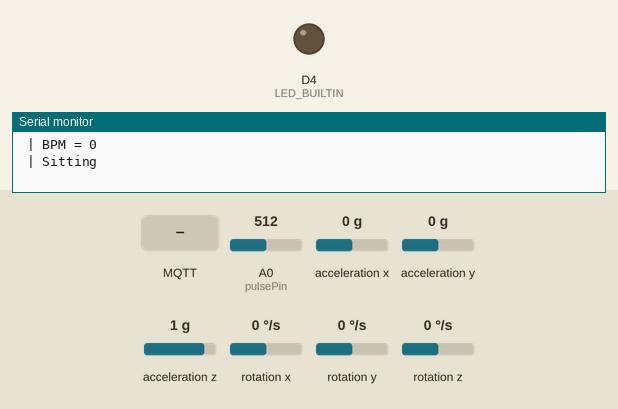
This sketch was run on a simulated ESP8266 (NodeMCU). Shown: output pins drawn as LEDs (lit = HIGH, except the on-board LED, lit = LOW), the last lines printed to the serial monitor. Wiring (inferred from the names in the program): MPU-6050 motion sensor at I2C address 0x68. Inputs (shaded band) come from the test bench; at power-on: acceleration z 1 g, A0 (pulsePin) = 512, acceleration x 0 g, acceleration y 0 g, rotation x 0 °/s, rotation y 0 °/s, rotation z 0 °/s. WiFi joins after 1.5 s; servers stay silent unless stated; no MQTT or app messages arrive unless stated.

Above: at 2.7 s.
2.8 s: acceleration z set to -1.4 g
At 6.9 s:
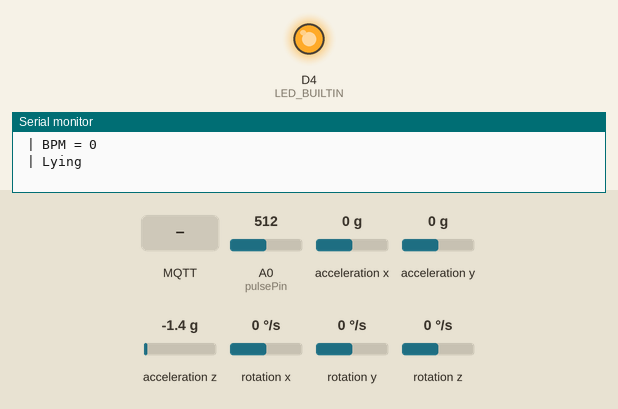
13.1 s: MQTT message "h" arrives on the first subscribed topic
18.1 s: MQTT message "1" arrives on the first subscribed topic
23.2 s: acceleration z set to 0 g
33.3 s: MQTT message "on" arrives on the first subscribed topic
Timing chart, 0 to 38.3 s (numbered marks = the images above; inputs shaded):
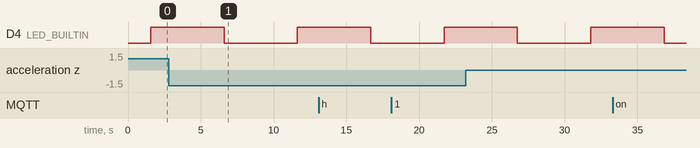

The sketch:

MQTT.ino
```cpp
#include <ESP8266WiFi.h>  // The library to use the functions of WiFi module esp8266
#define pulsePin A0
#include <Wire.h>         // I2C communication library.
#include <PubSubClient.h>


const char* ssid ="FinalYearProject";      // wifi ssid
const char* password ="lhs970228" ; //"lhs970228";         // wifi password
const char* mqttServer ="192.168.0.102";        // Raspberry IP address
const int mqttPort = 1883;
const char* mqttUser = "puchi";      //
const char* mqttPassword = "12345";  //


const int MPU_ADDR =      0x68; // The definition of the address of the sensor mpu6050 (0x68)

const int WHO_AM_I =      0x75; // Registration of identification of device.

const int PWR_MGMT_1 =    0x6B; // Record of configuration of the energy management

const int GYRO_CONFIG =   0x1B; // Registration of the gyroscope configuration

const int ACCEL_CONFIG =  0x1C; // The record of the accelerometer configuration

const int ACCEL_XOUT =    0x3B; // Record of reading of the X axis of the accelerometer


const int scl_pin = D5; // The definition of the SCL I2C pin.
const int sda_pin = D6; // The definition of the pin I2C SDA


bool led_state = false; //LED is off


// variables to store the raw data of the accelerometer

int16_t AcXR, AcYR, AcZR, TmpR, GyXR, GyYR, GyZR; //raw values

float AcX, AcY, AcZ, Tmp, GyX, GyY, GyZ; //Required values

const float accSen = -2.0 / 32768.0; //
const float gyroSen = -250.0 / 32768.0; //


int rate[10];

unsigned long sampleCounter = 0;

unsigned long lastBeatTime = 0;

unsigned long lastTime = 0, N;

int BPM = 0;

int IBI = 0;

int P = 512;

int T = 512;

int thresh = 512;

int amp = 100;

int Signal;

boolean Pulse = false;

boolean firstBeat = true;

boolean secondBeat = true;

boolean QS = false;


WiFiClient espClient;
PubSubClient client(espClient);


// function that configures the I2C with the desired pins

void initI2C()

{

  //Serial.println("---inside initI2C");

  Wire.begin(sda_pin, scl_pin);

}


//function that writes a given value into a given record

void writeRegMPU(int reg, int val)

{

  Wire.beginTransmission(MPU_ADDR);     // Initiates communication with the address of the mpu6050
  Wire.write(reg);                      // Send the record to "reg"

  Wire.write(val);                      // Writes the value in the register

  Wire.endTransmission(true);           // Ends the transmission

}


//Function that reads a given record

uint8_t readRegMPU(uint8_t reg)

{

  uint8_t data;

  Wire.beginTransmission(MPU_ADDR);     // initiates communication with the MPU6050 address

  Wire.write(reg);                      // sends the record to fegister

  Wire.endTransmission(false);          // ends transmission but continues with I2C open (sends STOP and START)

  Wire.requestFrom(MPU_ADDR, 1);        // configures to receive 1 byte from the record chosen above.

  data = Wire.read();                   // reads byte and saves in 'data'

  return data;                          //returns 'data'

}


//function that searches the sensor at address 0x68

void findMPU(int mpu_addr)

{

  Wire.beginTransmission(MPU_ADDR);

  int data = Wire.endTransmission(true);


  if(data == 0)

  {

    Serial.print("Device found at address: 0x");

    Serial.println(MPU_ADDR, HEX);

  }

  else

  {

    Serial.println("Device is not found!");

  }

}


//function that verifies whether the sensor responds and is active

void checkMPU(int mpu_addr)

{

  findMPU(MPU_ADDR);


  int data = readRegMPU(WHO_AM_I); // Register 117 – Who Am I - 0x75


  if(data == 104)

  {

    Serial.println("MPU6050 Device responded OK!");


    data = readRegMPU(PWR_MGMT_1); // Register 107 – Power Management 1-0x6B


    if(data == 64) Serial.println("MPU6050 in SLEEP mode! (64)");

    else Serial.println("MPU6050 in ACTIVE mode!");

  }

  else Serial.println("Check Device - MPU6050 NOT Available!");

}


//sensor initialization function

void initMPU()

{

  setSleepOff();

  setGyroScale();

  setAccelScale();

}


//Function to configure the sleep bit

void setSleepOff()

{

  writeRegMPU(PWR_MGMT_1, 0); // write 0 in the power management register (0x68), placing the sensor in ACTIVE mode

}


/* function to configure the gyro scales
 *  gyroscope scale register: 0x1B [4: 3]


    FS_SEL  Full Scale Range   Sensitivity

      0        ± 250 °/s      131 LSB/°/s

      1        ± 500 °/s      65.5 LSB/°/s

      2        ± 1000 °/s     32.8 LSB/°/s

      3        ± 2000 °/s     16.4 LSB/°/s

*/

void setGyroScale()

{

  writeRegMPU(GYRO_CONFIG, 0);

}


/* function to configure the accelerometer scales
 *  accelerometer scale record: 0x1C [4: 3]

Full Scale Range* LSB Sensitivity=32768

    AFS_SEL   Full Scale Range    Sensitivity

      0           ± 2g            16384 LSB/g

      1           ± 4g            8192 LSB/g

      2           ± 8g            4096 LSB/g

      3           ± 16g           2048 LSB/g

*/

void setAccelScale()

{

  writeRegMPU(ACCEL_CONFIG, 0);

}


/* The function that reads the data 'raw' (raw data) of the sensor
There are 14 bytes in total and they 2 bytes for each axis and 2 bytes to temperature:


  0x3B 59 ACCEL_XOUT[15:8]

  0x3C 60 ACCEL_XOUT[7:0]

  0x3D 61 ACCEL_YOUT[15:8]

  0x3E 62 ACCEL_YOUT[7:0]

  0x3F 63 ACCEL_ZOUT[15:8]

  0x40 64 ACCEL_ZOUT[7:0]


  0x41 65 TEMP_OUT[15:8]

  0x42 66 TEMP_OUT[7:0]


  0x43 67 GYRO_XOUT[15:8]

  0x44 68 GYRO_XOUT[7:0]

  0x45 69 GYRO_YOUT[15:8]

  0x46 70 GYRO_YOUT[7:0]

  0x47 71 GYRO_ZOUT[15:8]

  0x48 72 GYRO_ZOUT[7:0]


*/

void readRawMPU()

{

  Wire.beginTransmission(MPU_ADDR);       // initiates communication with the MPU6050 address

  Wire.write(ACCEL_XOUT);                       // sends the record with which to work, starting with record 0x3B (ACCEL_XOUT_H)

  Wire.endTransmission(false);            // ends transmission but continues with I2C open (sends STOP and START)

  Wire.requestFrom(MPU_ADDR, 14);         // configures to receive 14 bytes starting from the register chosen above (0x3B)


  AcXR = Wire.read() << 8;                 // reads the most significant byte first

  AcXR |= Wire.read();                     // then reads the least significant bit

  AcYR = Wire.read() << 8;

  AcYR |= Wire.read();

  AcZR = Wire.read() << 8;

  AcZR |= Wire.read();


  TmpR = Wire.read() << 8;

  TmpR |= Wire.read();


  GyXR = Wire.read() << 8;

  GyXR |= Wire.read();

  GyYR = Wire.read() << 8;

  GyYR |= Wire.read();

  GyZR = Wire.read() << 8;

  GyZR |= Wire.read();

AcX=AcXR*accSen;
AcY=AcYR*accSen;
AcZ=AcZR*accSen;
Tmp=TmpR/340.00+36.53;  //equation for temperature in degrees C from datasheet
GyX=GyXR*gyroSen;
GyY=GyYR*gyroSen;
GyZ=GyZR*gyroSen;

  Serial.print("AcX = "); Serial.print(AcX);

  Serial.print(" | AcY = "); Serial.print(AcY);

  Serial.print(" | AcZ = "); Serial.print(AcZ);

  Serial.print(" | Tmp = "); Serial.print(Tmp);

  Serial.print(" | GyX = "); Serial.print(GyX);

  Serial.print(" | GyY = "); Serial.print(GyY);

  Serial.print(" | GyZ = "); Serial.println(GyZ);

  Serial.print(" | BPM = "); Serial.println(BPM);

if(AcZ<=-0.58){

  Serial.print(" | Sitting\n");
  }
 else if (AcZ<=0.73){

  Serial.print(" | Standing\n");
  }
  else {
    if (BPM<100||BPM>60){

    Serial.print(" | Lying\n");
    }
    else {

    Serial.print(" | Fall\n");}
    }


  led_state = !led_state;

  digitalWrite(LED_BUILTIN, led_state);         // flashes the NodeMCU LED at each sensor reading

  delay(5000);

}


/*

 * function that connects the NodeMCU to the Wifi network
 * SSID and PASSWORD must be indicated in variables

 */

void callback(char* topic, byte* payload, unsigned int length) {

  Serial.print("Message arrived in topic: ");
  Serial.println(topic);

  Serial.print("Message:");
  for (int i = 0; i < length; i++) {
    Serial.print((char)payload[i]);
  }

  Serial.println();
  Serial.println("-----------------------");

}


void setup() {

  pinMode(LED_BUILTIN, OUTPUT);

  Serial.begin(115200);


WiFi.begin(ssid, password);

  while (WiFi.status() != WL_CONNECTED) {
    delay(500);
    Serial.println("Connecting to WiFi..");
  }
  Serial.println("Connected to the WiFi network");

  client.setServer(mqttServer, mqttPort);
  client.setCallback(callback);

  while (!client.connected()) {
    Serial.println("Connecting to MQTT...");

    if (client.connect("ESP8266Client", mqttUser, mqttPassword )) {

      Serial.println("connected");

    } else {

      Serial.print("failed with state \n");
      Serial.print(client.state());
      delay(2000);

    }

  Serial.println("\ Starting MPU6050 configuration \ n");

  initI2C();

  initMPU();

  checkMPU(MPU_ADDR);
}
}

void readPulse() {


  Signal = analogRead(pulsePin);

  sampleCounter += 2;

  int N = sampleCounter - lastBeatTime;


  detectSetHighLow();


  if (N > 250) {

    if ( (Signal > thresh) && (Pulse == false) && (N > (IBI / 5) * 3) )

      pulseDetected();

  }


  if (Signal < thresh && Pulse == true) {

    Pulse = false;

    amp = P - T;

    thresh = amp / 2 + T;

    P = thresh;

    T = thresh;

  }


  if (N > 2500) {

    thresh = 512;

    P = 512;

    T = 512;

    lastBeatTime = sampleCounter;

    firstBeat = true;

    secondBeat = true;

  }


}


void detectSetHighLow() {


  if (Signal < thresh && N > (IBI / 5) * 3) {

    if (Signal < T) {

      T = Signal;

    }

  }


  if (Signal > thresh && Signal > P) {

    P = Signal;

  }


}


void pulseDetected() {

  Pulse = true;

  IBI = sampleCounter - lastBeatTime;

  lastBeatTime = sampleCounter;


  if (firstBeat) {

    firstBeat = false;

    return;

  }

  if (secondBeat) {

    secondBeat = false;

    for (int i = 0; i <= 9; i++) {

      rate[i] = IBI;

    }

  }


  word runningTotal = 0;


  for (int i = 0; i <= 8; i++) {

    rate[i] = rate[i + 1];

    runningTotal += rate[i];

  }


  rate[9] = IBI;

  runningTotal += rate[9];

  runningTotal /= 10;

  BPM = 60000 / runningTotal;

  QS = true;
}

String AcX_str;
char AcXX[50];
String AcY_str;
char AcYY[50];
String AcZ_str;
char AcZZ[50];
String Tmp_str;
char Tmpp[50];
String GyX_str;
char GyXX[50];
String GyY_str;
char GyYY[50];
String GyZ_str;
char GyZZ[50];
String BPM_str;
char BPMM[50];
String All_str;
char Alll[200];

void loop()
{
  readRawMPU();    // reads sensor data

  if (QS == true) {

   Serial.println("BPM: "+ String(BPM));

   QS = false;

   } else if (millis() >= (lastTime + 2)) {

     readPulse();

     lastTime = millis();

   }

   readPulse();

  AcX_str = String(AcX);
  AcX_str.toCharArray(AcXX, AcX_str.length() + 1);
  AcY_str = String(AcY);
  AcY_str.toCharArray(AcYY, AcY_str.length() + 1);
  AcZ_str = String(AcZ);
  AcZ_str.toCharArray(AcZZ, AcZ_str.length() + 1);
  Tmp_str = String(Tmp);
  Tmp_str.toCharArray(Tmpp, Tmp_str.length() + 1);
  GyX_str = String(AcX);
  GyX_str.toCharArray(GyXX, GyX_str.length() + 1);
  GyY_str = String(GyY);
  GyY_str.toCharArray(GyYY, GyY_str.length() + 1);
  GyZ_str = String(GyZ);
  GyZ_str.toCharArray(GyZZ, GyZ_str.length() + 1);
  BPM_str = String(BPM);
  BPM_str.toCharArray(BPMM, BPM_str.length() + 1);
  All_str= AcX_str+","+  AcY_str+","+  AcZ_str+","+  Tmp_str+","+  GyX_str+","+  GyY_str+","+  GyZ_str+","+  BPM_str;
  All_str.toCharArray(Alll, All_str.length() + 1);
  client.publish("esp8266", Alll);
    client.subscribe("esp8266");
    delay(30);
  client.loop();
}
```
